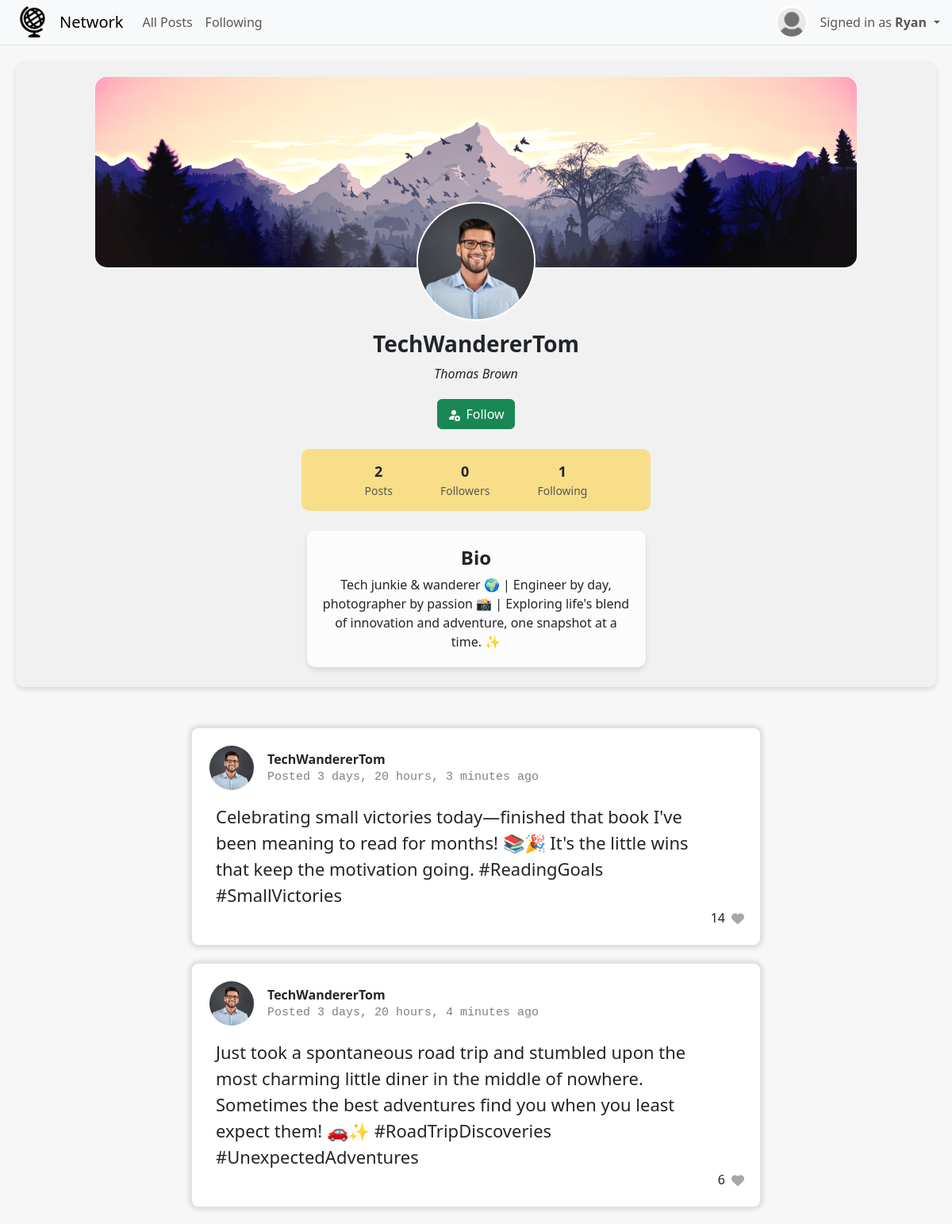
The page /profile/4 (signed in) on the database its author committed.
### network/models.py (models this page shows, shortened)
class User(AbstractUser):
    pass

class Profile(models.Model):
    user = models.OneToOneField(User, on_delete=models.CASCADE, related_name="profile")
    name = models.CharField(max_length=200, null=True, blank=True)
    bio = models.TextField(null=True, blank=True)
    picture = models.ImageField(upload_to='profile-pics', default='profile-pics/default.jpg')

class Post(models.Model):
    user = models.ForeignKey(User, on_delete=models.CASCADE, related_name="posts")
    timestamp = models.DateTimeField(auto_now_add=True)
    body = models.TextField(blank=False)
    likes = models.IntegerField(default=0)
    liked_by = models.ManyToManyField(User, related_name='liked_posts', blank=True, null=True)

### network/views.py (the view, shortened to what this page needs)
# urls.py: path("profile/<int:user_id>", views.profile, name="profile"),
def profile(request, user_id):
    if request.user.is_authenticated:
        profile_user = User.objects.get(pk=user_id)
        profile = Profile.objects.get(user=profile_user)
        user_posts = Post.objects.filter(user=profile_user).order_by('-timestamp')
        post_count = Post.objects.filter(user=profile_user).count()
        following_count = Following.objects.filter(user=profile_user).count()
        followers_count = Following.objects.filter(user_followed=profile_user).count()
        following_users = Following.objects.filter(user=request.user).values_list('user_followed', flat=True)
        return render(request, "network/profile.html", {
            "profile_user": profile_user,
            "profile": profile,
            "user_posts": user_posts,
            "post_count": post_count,
            "following_count": following_count,
            "followers_count": followers_count,
            "following_users": following_users
        })

### network/templates/network/profile.html (shortened to what this page needs)
{% extends "network/layout.html" %}
{% block body %}
    <div class="profile-main">
        <div class="profile-top">
            <div style="position: relative;">
                <img class="profile-banner" src="{{ MEDIA_URL }}banner.png">
                <img src="{{ MEDIA_URL }}{{ profile_user.profile.picture }}" class="nav-profile-picture" style="position: absolute; top: 50%; left: 50%; transform: translate(-50%, 5%); width: 150px; height: 150px; margin: 0px;">
            </div>
        </div>
        <div class="profile-username">
            <h3><b>{{ profile_user.username }}</b></h3>
        </div>
        {% if profile.name %}
        <div class="profile-name">
            <p><i>{{ profile.name }}</i></p>
        </div>
        {% endif %}
        <div class="profile-data">
            <div>
                {% if request.user.is_authenticated %}
                    {% if profile.user == request.user %}
                        <button type="button" class="btn btn-primary">
                            <svg xmlns="http://www.w3.org/2000/svg" width="16" height="16" fill="currentColor" class="bi bi-pencil" viewBox="0 0 16 16" style="margin-right: 5px;">
                                <path d="M12.146.146a.5.5 0 0 1 .708 0l3 3a.5.5 0 0 1 0 .708l-10 10a.5.5 0 0 1-.168.11l-5 2a.5.5 0 0 1-.65-.65l2-5a.5.5 0 0 1 .11-.168l10-10zM11.207 2.5 13.5 4.793 14.793 3.5 12.5 1.207zm1.586 3L10.5 3.207 4 9.707V10h.5a.5.5 0 0 1 .5.5v.5h.5a.5.5 0 0 1 .5.5v.5h.293zm-9.761 5.175-.106.106-1.528 3.821 3.821-1.528.106-.106A.5.5 0 0 1 5 12.5V12h-.5a.5.5 0 0 1-.5-.5V11h-.5a.5.5 0 0 1-.468-.325z"></path>
                            </svg>
                            Edit Profile
                        </button>
                    {% else %}
                        {% if profile.user.id in following_users %}
                            <button type="button" class="btn btn-danger" id="unfollowBtn">
                                <svg xmlns="http://www.w3.org/2000/svg" width="16" height="16" fill="currentColor" class="bi bi-person-fill-dash" viewBox="0 0 16 16" style="margin-right: 3px;">
                                    <path d="M12.5 16a3.5 3.5 0 1 0 0-7 3.5 3.5 0 0 0 0 7M11 12h3a.5.5 0 0 1 0 1h-3a.5.5 0 0 1 0-1m0-7a3 3 0 1 1-6 0 3 3 0 0 1 6 0"></path>
                                    <path d="M2 13c0 1 1 1 1 1h5.256A4.493 4.493 0 0 1 8 12.5a4.49 4.49 0 0 1 1.544-3.393C9.077 9.038 8.564 9 8 9c-5 0-6 3-6 4"></path>
                                </svg>
                                Unfollow
                        </button>
                        {% else %}
                            <button type="button" class="btn btn-success" id="followBtn">
                                Follow
                            </button>
                        {% endif %}
                    {% endif %}
                {% endif %}
            </div>
            <div class="profile-stats">
                <div>
                    <span class="count">{{ post_count }}</span>
                    <span class="heading">Posts</span>
                </div>
                <div>
                    <span class="count" id="followers_count">{{ followers_count }}</span>
                    <span class="heading">Followers</span>
                </div>
                <div>
                    <span class="count">{{ following_count }}</span>
                    <span class="heading">Following</span>
                </div>
            </div>
            {% if profile.bio %}
                <div class="profile-bio">
                    <h4>Bio</h4>
                    <span>{{ profile.bio }}</span>
                </div>
            {% endif %}
        </div>
    </div>
    <div class="profile-posts">
        {% for post in user_posts %}
            <div class="post-container">
                <div class="post-profile">
                    <img src="{{ MEDIA_URL }}{{ post.user.profile.picture }}" alt="Profile Picture" class="nav-profile-picture" style="width: 60px; height: 60px;">
                    <div class="profile-info">
                        <strong>{{ post.user.username }}</strong>
                        <p id="time-since-post">Posted <span class="time-since-post" data-created="{{ post.timestamp.isoformat }}"></span></p>
                    </div>
                </div>
                <div class="post-body">{{ post.body }}</div>
                <div class="post-likes">
                    <span class="like-counter" data-like-counter="{{ post.id }}">{{ post.likes }}</span>
                    <div class="heart" data-post-id="{{ post.id }}">
                        <i class="fas fa-heart"></i>
                    </div>
                </div>
            </div>
        {% endfor %}
    </div>
    {% load static %}
{% endblock %}

### network/templates/network/layout.html (shortened to what this page needs)
{% load static %}
<!DOCTYPE html>
<html lang="en">
    <head>
        <link href="https://cdn.jsdelivr.net/npm/bootstrap@5.3.2/dist/css/bootstrap.min.css" rel="stylesheet">
        <link href="{% static 'network/styles.css' %}" rel="stylesheet">
    </head>
    <body>
        <nav class="navbar navbar-expand-lg bg-body-tertiary fixed-top border-bottom border-body">
            <div class="container-fluid">
                <img src="{{ MEDIA_URL }}logo.png" alt="logo" height="40" class="d-inline-block align-text-top" style="margin-right: 8px; margin-left: 10px; padding: 0px;">
                <a class="navbar-brand" style="padding-left: 5px">Network</a>
                <div class="collapse navbar-collapse" id="navbarNavDropdown">
                    <ul class="navbar-nav">
                        <li class="nav-item">
                            <a class="nav-link" aria-current="page" href="{% url 'index' %}">All Posts</a>
                        </li>
                        {% if request.user.is_authenticated %}
                            <li class="nav-item">
                                <a class="nav-link" aria-current="page" href="{% url 'following' %}">Following</a>
                            </li>
                        {% endif %}
                        <li class="nav-item dropdown" style="position: absolute; right: 15px; margin: 0;">
                            <a class="nav-link dropdown-toggle" role="button" data-bs-toggle="dropdown" aria-expanded="false" style="display: flex; align-items: center; padding: 0px;">
                                {% if request.user.is_authenticated %}
                                    <img src="{{ MEDIA_URL }}{{ request.user.profile.picture }}" alt="Profile Picture" class="nav-profile-picture d-inline-block align-text-top">
                                    <span style="padding-right: 5px;">Signed in as <strong>{{ request.user.username }}</strong></span>
                                {% else %}
                                    <span style="line-height: 40px; display: flex; align-items: center; padding-right: 5px;">Not signed in</span>
                                {% endif %}
                            </a>
                        </li>
                    </ul>
                </div>
            </div>
        </nav>
        <div class="body">
            {% block body %}
            {% endblock %}
        </div>
    </body>
</html>

### network/static/network/styles.css (style rules this page uses)
body { padding-top: 57px; padding-left: 20px; padding-right: 20px; background-color: #f7f7f7; }
.nav-profile-picture { margin-top: 0px; margin-right: 15px; width: 40px; height: 40px; border-radius: 50%; overflow: hidden; border: 2px solid white; object-fit: cover; }
.post-container { padding: 20px; margin-bottom: 20px; border: solid 2px rgb(226, 226, 226); border-radius: 10px; background-color: white; box-shadow: 0 0 7px rgba(0, 0, 0, 0.2); }
.post-profile { display: flex; margin-bottom: 15px; }
.profile-info { display: flex; flex-direction: column; justify-content: center; }
#time-since-post { margin: 0px; font-family: 'Courier New', Courier, monospace; color: grey; font-size: 15px; }
.post-body { padding-left: 10px; padding-right: 30px; font-size: 22px; font-weight: 300; }
.post-likes { display: flex; align-items: center; justify-content: flex-end; }
.like-counter { margin-right: 8px; padding-bottom: 2px; }
.heart { display: flex; color:#a7a7a7; cursor: pointer; }
.profile-main { margin-top: 20px; padding-bottom: 15px; background-color:#f1f1f1; border-radius: 10px; box-shadow: 0 4px 6px rgba(0, 0, 0, 0.1); }
.profile-top { display: flex; justify-content: center; height: 340px; }
.profile-banner { width: 80vw; margin-top: 20px; border-radius: 15px; height: 240px; max-width: 968px; border-radius: 15px; object-fit: cover; }
.profile-username { text-align: center; padding: 0px; }
.profile-name { text-align: center; }
.profile-data { display: flex; flex-direction: column; align-items: center; margin-top: 20px; }
.profile-data > div { flex: 1; margin-bottom: 10px; }
.profile-stats { display: flex; justify-content: space-around; margin-top: 15px; background-color: #F8DE88; padding-left: 50px; padding-right: 50px; padding-top: 15px; padding-bottom: 15px; border-radius: 10px; }
.profile-stats div { display: flex; flex-direction: column; align-items: center; text-align: center; padding-left: 30px; padding-right: 30px; }
.count { font-weight: bold; font-size: 18px; }
.heading { font-size: 14px; color: #585858; }
.profile-bio { margin-top: 15px; background-color: rgb(252, 252, 252); border-radius: 10px; padding: 20px; text-align: center; box-shadow: 0 4px 6px rgba(0, 0, 0, 0.1); width: 427px; }
.profile-bio h4 { font-weight: 600; text-align: center; }
.profile-posts { width: 60vw; margin: 0 auto; position: relative; margin-top: 50px; }

### rows shown on the page
User: user.profile.picture (placeholder picture), user.username "Ryan"
User: profile.picture (picture), username "TechWandererTom"
Profile: name "Thomas Brown", bio "Tech junkie & wanderer 🌍 | Engineer by day, photographer by passion 📸 | Exploring life's blend of innovation and adventure, one snapshot at a time. ✨"
Post: user.profile.picture (picture), user.username "TechWandererTom", body "Celebrating small victories today—finished that book I've been meaning to read for months! 📚🎉 It's the little wins that keep the motivation going. #ReadingGoals #SmallVictories", likes "14"
Post: user.profile.picture (picture), user.username "TechWandererTom", body "Just took a spontaneous road trip and stumbled upon the most charming little diner in the middle of nowhere. Sometimes the best adventures find you when you least expect them! 🚗✨ #RoadTripDiscoveries #UnexpectedAdventures", likes "6"

### other values the page prints
{{ post_count }} "2"
{{ followers_count }} "0"
{{ following_count }} "1"
